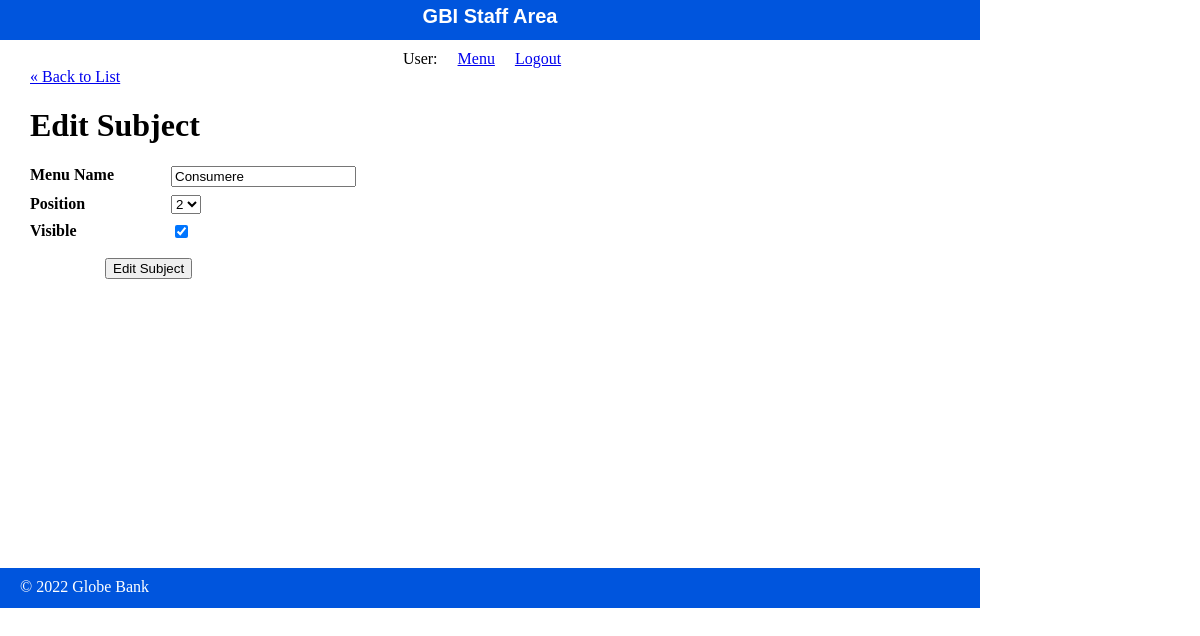
Page /staff/subjects/edit.php?id=2 on the committed database.
### tables this page shows
CREATE TABLE `subjects` (
  `id` int(11) NOT NULL,
  `menu_name` varchar(255) DEFAULT NULL,
  `position` int(3) DEFAULT NULL,
  `visible` tinyint(1) DEFAULT NULL
);

### private/functions.php (called while the page is built, shortened)
<?php
function url_for($script_path) {
  return WWW_ROOT . $script_path;
}
function u($string="") {
  return urlencode($string);
}
function h($string="") {
  return htmlspecialchars($string);
}
?>

### private/database.php (called while the page is built, shortened)
<?php
  function db_escape($connection, $string) {
    return mysqli_real_escape_string($connection, $string);
  }
?>

### private/query_functions.php (called while the page is built, shortened)
<?php
  function find_all_subjects($options=[]){
    global $db;
    $visible = $options['visible'] ?? false;
    $sql = "SELECT * FROM subjects ";
    $sql .= "ORDER BY position ASC";
    $result = mysqli_query($db, $sql);
    return $result;
  }
  function find_subject_by_id($id, $options=[]) {
    global $db;
    $visible = $options['visible'] ?? false;
    $sql = "SELECT * FROM subjects ";
    $sql .= "WHERE id='" . db_escape($db, $id) . "' ";
    $result = mysqli_query($db, $sql);
    $subject = mysqli_fetch_assoc($result);
    return $subject;
  }
?>

### public/staff/subjects/edit.php (the view, shortened to what this page needs)
<?php
require_once('../../../private/initialize.php');
$id = $_GET['id'];
if(is_post_request()) {
  $subject = [];
  $subject['id'] = $id;
  $subject['menu_name'] = $_POST['menu_name'] ?? '';
  $subject['position'] = $_POST['position'] ?? '';
  $subject['visible'] = $_POST['visible'] ?? '';
  $result = update_subject($subject);
  if($result === true) {
    $_SESSION['message'] = 'The subject was updated successfully.';
    redirect_to(url_for('/staff/subjects/show.php?id=' . $id));
  } else {
    $errors = $result;
  }
} else {
  $subject = find_subject_by_id($id);
}
$subject_set = find_all_subjects();
$subject_count = mysqli_num_rows($subject_set);
?>
<?php include(SHARED_PATH . '/staff_header.php'); ?>
<div id="content">
  <a class="back-link" href="<?php echo url_for('/staff/subjects/index.php'); ?>">&laquo; Back to List</a>
  <div class="subject edit">
    <h1>Edit Subject</h1>
    <form action="<?php echo url_for('/staff/subjects/edit.php?id=' . h(u($id))); ?>" method="post">
      <dl>
        <dt>Menu Name</dt>
        <dd><input type="text" name="menu_name" value="<?php echo h($subject['menu_name']); ?>" /></dd>
      </dl>
      <dl>
        <dt>Position</dt>
        <dd>
          <select name="position">
          <?php
            for($i=1; $i <= $subject_count; $i++) {
              echo "<option value=\"{$i}\"";
              if($subject["position"] == $i) {
                echo " selected";
              }
              echo ">{$i}</option>";
            }
          ?>
          </select>
        </dd>
      </dl>
      <dl>
        <dt>Visible</dt>
        <dd>
          <input type="checkbox" name="visible" value="1"<?php if($subject['visible'] == "1") { echo " checked"; } ?> />
        </dd>
      </dl>
      <div id="operations">
        <input type="submit" value="Edit Subject" />
      </div>
    </form>
  </div>
</div>
<?php include(SHARED_PATH . '/staff_footer.php'); ?>

### public/css/staff.css (style rules this page uses)
html { height: 100%; width: 100%; }
body { height: 980px; width: 100%; margin: 0; padding: 0; }
#content { width: 920px; min-height: 500px; padding: 0 30px; }
dl { clear: both; overflow: hidden; margin: 0.5em 0; }
dt { float: left; font-weight: bold; width: 125px; }
dd { float: left; margin-left: 1em; }
#operations { clear: both; margin: 1em 0 1em 75px; }

### rows in the picture
subjects: menu_name "Consumere", position "2", visible "☑"
